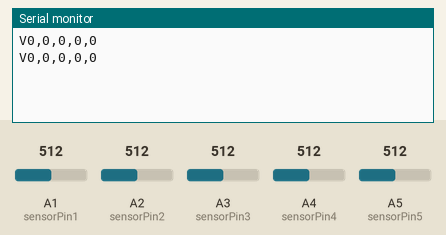
Bench run of a sketch on a simulated Arduino Uno, built with avr-gcc and run on an emulated ATmega328P. Parts: the last lines printed to the serial monitor. Inputs (shaded band) come from the test bench; at power-on: A1 (sensorPin1) = 512, A2 (sensorPin2) = 512, A3 (sensorPin3) = 512, A4 (sensorPin4) = 512, A5 (sensorPin5) = 512.

Above: at 1.2 s.
1.3 s: A1 (sensorPin1) set to 716
At 2.4 s:
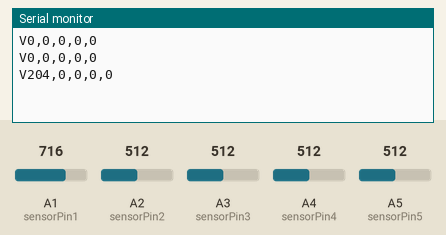
2.8 s: A2 (sensorPin2) set to 716
At 3.8 s:
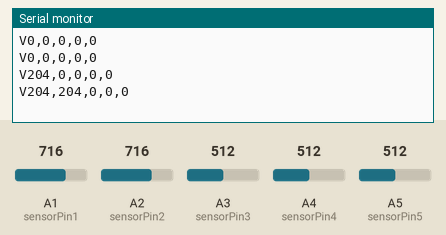
4.3 s: A3 (sensorPin3) set to 716
At 5.6 s:
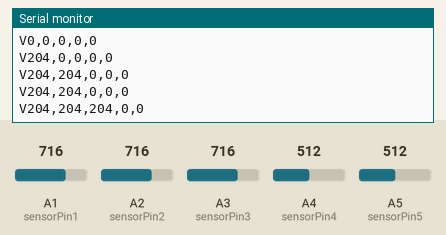
5.8 s: A4 (sensorPin4) set to 716
At 6.7 s:
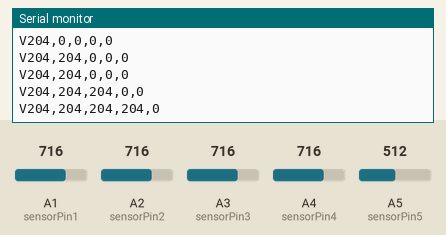
7.3 s: A5 (sensorPin5) set to 716
At 8.4 s:
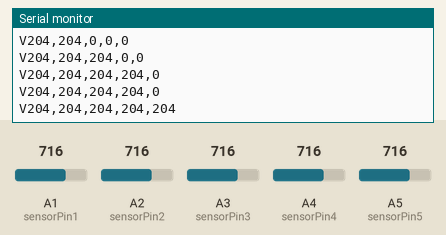
8.8 s: A1 (sensorPin1) set to 992
At 9.8 s:
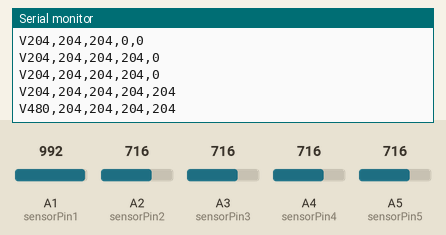
Timing chart, 0 to 11.3 s (numbered marks = the images above; inputs shaded):
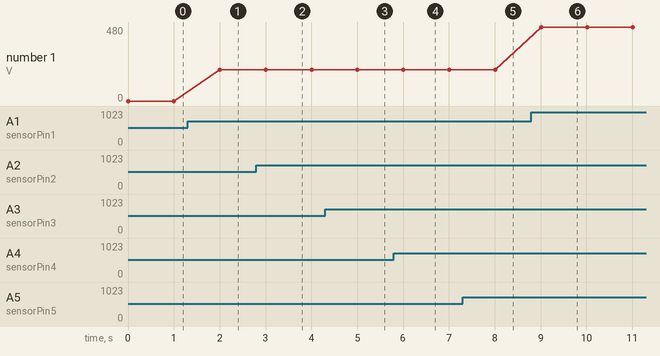

Measured:
- after the input at 1.3 s, the serial monitor: prints a new line after 0.70 s (image 1)
- after the input at 2.8 s, the serial monitor: prints a new line after 0.20 s (image 2)
- after the input at 4.3 s, the serial monitor: prints a new line after 0.71 s (image 3)
- after the input at 5.8 s, the serial monitor: prints a new line after 0.21 s (image 4)
- after the input at 7.3 s, the serial monitor: prints a new line after 0.71 s (image 5)
- after the input at 8.8 s, the serial monitor: prints a new line after 0.21 s (image 6)
- plotted number 1: 0 → 204 after the input at 1.3 s, 204 → 480 after the input at 8.8 s

The sketch:

ino_v4.ino
```cpp
// WHGS Arduino version3 by Jason Hsu

int sensorPin1 = A1;
int sensorPin2 = A2;
int sensorPin3 = A3;
int sensorPin4 = A4;
int sensorPin5 = A5;

int sensorValue1 = 0;
int sensorValue2 = 0;
int sensorValue3 = 0;
int sensorValue4 = 0;
int sensorValue5 = 0;

int sensorValue11 = 0;
int sensorValue22 = 0;
int sensorValue33 = 0;
int sensorValue44 = 0;
int sensorValue55 = 0;

void setup(){

  Serial.begin(9600);

  sensorValue1 = analogRead(sensorPin1);
  sensorValue2 = analogRead(sensorPin2);
  sensorValue3 = analogRead(sensorPin3);
  sensorValue4 = analogRead(sensorPin4);
  sensorValue5 = analogRead(sensorPin5);

  /*
  Serial.print("V");
  Serial.print(analogRead(sensorPin1));
  Serial.print(",");
  Serial.print(analogRead(sensorPin2));
  Serial.print(",");
  Serial.print(analogRead(sensorPin3));
  Serial.print(",");
  Serial.print(analogRead(sensorPin4));
  Serial.print(",");
  Serial.print(analogRead(sensorPin5));
  Serial.println();

  Serial.print("Initializing");
  Serial.println();
  delay(500);
  */
}

void loop(){

  sensorValue11 = analogRead(sensorPin1);
  sensorValue22 = analogRead(sensorPin2);
  sensorValue33 = analogRead(sensorPin3);
  sensorValue44 = analogRead(sensorPin4);
  sensorValue55 = analogRead(sensorPin5);

  Serial.print("V");
  Serial.print(sensorValue11 - sensorValue1);
  Serial.print(",");
  Serial.print(sensorValue22 - sensorValue2);
  Serial.print(",");
  Serial.print(sensorValue33 - sensorValue3);
  Serial.print(",");
  Serial.print(sensorValue44 - sensorValue4);
  Serial.print(",");
  Serial.print(sensorValue55 - sensorValue5);
  Serial.println();

  delay(1000);

}
```
